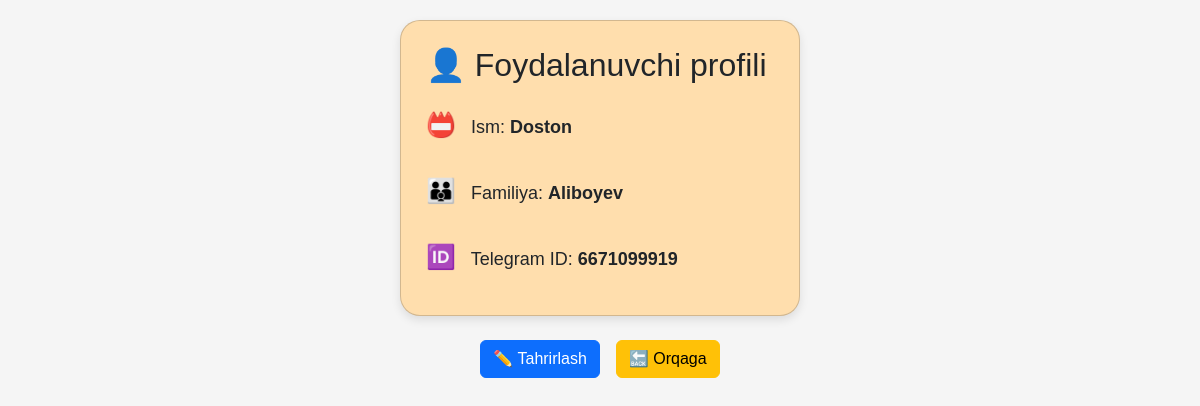
Screenshot of /api/profil/6671099919/ with the database file from the repository.
### botapp/models.py (models this page shows, shortened)
class User(models.Model):
    telegram_id = models.BigIntegerField(unique=True)
    name = models.CharField(max_length=100)
    balance = models.IntegerField(default=0)
    first_name = models.CharField(max_length=100)
    last_name = models.CharField(max_length=100)
    phone_number = models.CharField(max_length=20, blank=True, null=True)

### botapp/views.py (the view)
# urls.py: path('profil/<int:telegram_id>/', views.profile_view, name='profil'),
def profile_view(request, telegram_id):
    user = User.objects.get(telegram_id=telegram_id)
    return render(request, 'profil.html',{
        'user': user,
        'telegram_id': telegram_id,
    })

### templates/profil.html (shortened to what this page needs)
<!DOCTYPE html>
<html lang="uz">
<head>
    <link href="https://cdn.jsdelivr.net/npm/bootstrap@5.3.0/dist/css/bootstrap.min.css" rel="stylesheet">
</head>
<body>
    <div class="card">
        <h2>👤 Foydalanuvchi profili</h2>
        <div class="info "><span class="emoji">📛</span> Ism: <strong>{{ user.first_name }}</strong></div>
        <div class="info"><span class="emoji">👪</span> Familiya: <strong>{{ user.last_name }}</strong></div>
        <div class="info"><span class="emoji">🆔</span> Telegram ID: <strong>{{ user.telegram_id }}</strong></div>
    </div>
<div class="mt-4 d-flex justify-content-center gap-3">
            <a href="{% url 'edit_user' user.telegram_id %}" class="btn btn-primary">✏️ Tahrirlash</a>
            <a href="{% url 'statistika' user.telegram_id %}" class="btn btn-warning">🔙 Orqaga</a>
</div>
</body>
</html>

### templates/profil.html (style rules this page uses)
body { font-family: 'Arial'; background: #f5f5f5; padding: 20px; }
.card { background: navajowhite; border-radius: 20px; box-shadow: 0 4px 10px rgba(0,0,0,0.1); padding: 25px; max-width: 400px; margin: auto; }
.info { font-size: 18px; margin: 15px 0; }
.emoji { font-size: 24px; margin-right: 10px; }

### rows the page displays
User: first_name "Doston", last_name "Aliboyev", telegram_id "6671099919"
